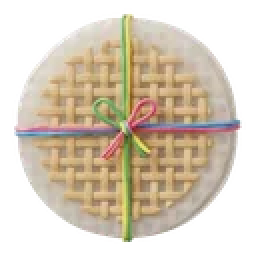
#> input picture src/assets/items/banh-trang.webp, 128 x 128 px, given in place of Gemini_Generated_Image_1wd2en1wd2en1wd2.png, which was not available (shown 2 times larger)
$ python process_generated_images.py
#> lines starting #> are read from the running program, lines starting #| are printed output that depends on the picture; after the words box and inside, x2 and y2 are one past the last pixel; in counts of white or black regions, pixels touching at a corner belong together; pictures that were not available may be replaced by others from this repository, and a replacement may not be noted
"""Xử lý ảnh AI gen (trong scratch/) thành asset cho game (trong src/assets/).

    python3 scripts/process_generated_images.py

Cần Python 3 + numpy + Pillow (có WebP). Gen lại ảnh thì sửa đường dẫn/toạ độ cắt ở cuối file rồi chạy lại.
"""

from pathlib import Path

import numpy as np
from PIL import Image, ImageDraw

ROOT = Path(__file__).resolve().parent.parent
SCRATCH = ROOT / 'scratch'
OUT = ROOT / 'src' / 'assets'

ITEM_IDS = ['mi-goi', 'nuoc-mam', 'gao', 'dau-an', 'keo-me', 'nhang', 'vo', 'dau-gio', 'banh-trang']  # thứ tự 3x3 trong ảnh


def remove_white_background(img: Image.Image, threshold=244, feather_px=2) -> Image.Image:
    """Xoá nền trắng: chỉ xoá vùng gần trắng THÔNG RA MÉP ẢNH (flood fill từ viền),
    nên phần trắng nằm bên trong vật (bao gạo, nhãn vở…) được giữ lại. Viền được làm mềm cho khỏi răng cưa và viền trắng."""
    rgb = np.asarray(img.convert('RGB')).astype(np.float32)
    h, w, _ = rgb.shape
    near_white = (rgb.min(axis=2) >= threshold)

    # Flood fill trên mặt nạ nhị phân: 255 = gần trắng; tô 128 cho vùng nối với mép ảnh
    # .copy(): ảnh từ fromarray dùng chung bộ nhớ numpy ở chế độ chỉ đọc, floodfill sẽ âm thầm không ghi được gì
    mask = Image.fromarray(np.where(near_white, 255, 0).astype(np.uint8), 'L').copy()
    for x in range(w):
        for y in (0, h - 1):
            if mask.getpixel((x, y)) == 255:
                ImageDraw.floodfill(mask, (x, y), 128)
    for y in range(h):
        for x in (0, w - 1):
            if mask.getpixel((x, y)) == 255:
                ImageDraw.floodfill(mask, (x, y), 128)
    background = np.asarray(mask) == 128

    # Dải viền: pixel không phải nền nhưng nằm sát nền trong vòng feather_px
    band = np.zeros_like(background)
    grown = background.copy()
    for _ in range(feather_px):
        g = grown.copy()
        g[1:, :] |= grown[:-1, :]
        g[:-1, :] |= grown[1:, :]
        g[:, 1:] |= grown[:, :-1]
        g[:, :-1] |= grown[:, 1:]
        band |= g & ~grown
        grown = g

    alpha = np.where(background, 0.0, 1.0)
    # Trong dải viền: càng trắng càng trong suốt, rồi "gỡ" phần trắng đã pha vào màu (khỏi viền trắng mờ)
    whiteness = rgb.min(axis=2) / 255.0
    edge_alpha = np.clip((1.0 - whiteness) / (1.0 - threshold / 255.0 + 1e-6), 0.0, 1.0)
    alpha = np.where(band, np.minimum(alpha, edge_alpha), alpha)
    a = alpha[..., None]
    unmixed = np.where(a > 0.01, (rgb - 255.0 * (1 - a)) / np.maximum(a, 0.01), rgb)
    out = np.dstack([np.clip(unmixed, 0, 255), alpha * 255]).astype(np.uint8)
    return Image.fromarray(out, 'RGBA')


# [36 lines left out: function paint_enclosed_white, not called in this run]


def trim(img: Image.Image, pad_ratio=0.06, square=False) -> Image.Image:
    """Cắt sát phần có hình (theo alpha), chừa lề; square=True thì đặt vào giữa ô vuông."""
    bbox = img.getchannel('A').point(lambda v: 255 if v > 8 else 0).getbbox()
    img = img.crop(bbox)
    w, h = img.size
    side = max(w, h) if square else None
    pad = round((side or max(w, h)) * pad_ratio)
    cw, ch = (side + 2 * pad, side + 2 * pad) if square else (w + 2 * pad, h + 2 * pad)
    canvas = Image.new('RGBA', (cw, ch), (0, 0, 0, 0))
    canvas.paste(img, ((cw - w) // 2, (ch - h) // 2))
    return canvas


def resize_to(img: Image.Image, width: int) -> Image.Image:
    return img.resize((width, round(img.height * width / img.width)), Image.LANCZOS)


def save_webp(img: Image.Image, path: Path, width: int, quality=82):
    path.parent.mkdir(parents=True, exist_ok=True)
    img = resize_to(img, width)
    height = img.height
    img.save(path, 'WEBP', quality=quality, method=6)
    print(f'{path.relative_to(ROOT)}  {width}x{height}  {path.stat().st_size / 1024:.1f} KB')


def items():
    sheet = Image.open(SCRATCH / 'Gemini_Generated_Image_1wd2en1wd2en1wd2.png')
#> sheet is the input picture: PIL image 128x128 RGBA; mean R, G, B, A 146.6, 134.1, 116, 151.5
    cell = sheet.width // 3
#> cell = 42
    for i, item_id in enumerate(ITEM_IDS):
        r, c = divmod(i, 3)
        icon = sheet.crop((c * cell, r * cell, (c + 1) * cell, (r + 1) * cell))
        icon = trim(remove_white_background(icon), square=True)
        save_webp(icon, OUT / 'items' / f'{item_id}.webp', 128)
#> this loop made 1 pass
#> bbox in trim on pass 1: (0, 0, 42, 42)
#> pass 1, in items, `icon = sheet.crop((c * cell, r * cell, (c + 1) * cell, (r + 1) * cell))`:
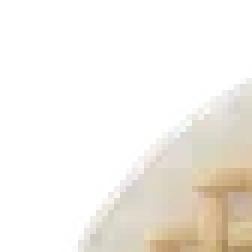
#> icon: PIL image 42x42 RGBA (shown 6 times larger); mean R, G, B, A 96.8, 92.5, 86.1, 74.8; transparent parts drawn white
#> pass 1, in remove_white_background, `rgb = np.asarray(img.convert('RGB')).astype(np.float32)`:
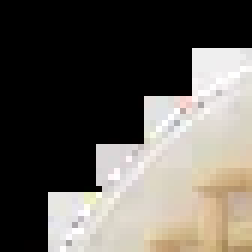
#> rgb: shape (42, 42, 3) float32 (shown 6 times larger); mean R, G, B 96.8, 92.5, 86.1
#> pass 1, in remove_white_background, `near_white = (rgb.min(axis=2) >= threshold)`:
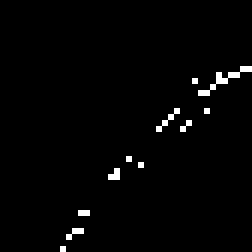
#> near_white: shape (42, 42) bool (shown 6 times larger); 1.6% white in thin lines or dots, all inside (x1, y1, x2, y2) = (10, 11, 42, 42)
#> after the loop:
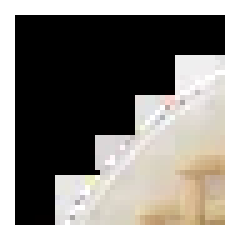
#> icon: PIL image 48x48 RGBA (shown 5 times larger); mean R, G, B, A 74.1, 70.8, 65.9, 194.8; transparent parts drawn white


# [15 lines left out: functions shop_background, counter, not called in this run]


if __name__ == '__main__':
#> (the run stopped early here; a loop or call above may not have finished)

$ run again, on src/assets/items/gao.webp
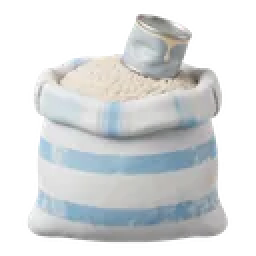
#> input picture src/assets/items/gao.webp, 128 x 128 px, given in place of Gemini_Generated_Image_1wd2en1wd2en1wd2.png, which was not available (shown 2 times larger)
#> in items, sheet is the input picture: PIL image 128x128 RGBA; mean R, G, B, A 128.5, 131.4, 132.2, 135.4
#> the loop in items, `for i, item_id in enumerate(ITEM_IDS):` made 1 pass
#> bbox in trim on pass 1: (0, 0, 42, 42)
#> pass 1, in remove_white_background, `near_white = (rgb.min(axis=2) >= threshold)`:
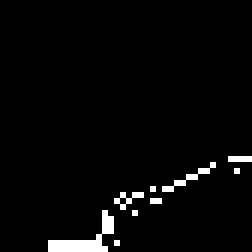
#> near_white: shape (42, 42) bool (shown 6 times larger); 2.9% white in thin lines or dots, all inside (x1, y1, x2, y2) = (8, 26, 42, 42)
#> after the loop in items, `for i, item_id in enumerate(ITEM_IDS):`:
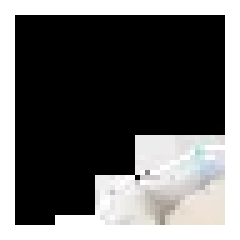
#> icon: PIL image 48x48 RGBA (shown 5 times larger); mean R, G, B, A 41.2, 40.9, 40.5, 192.5; transparent parts drawn white
